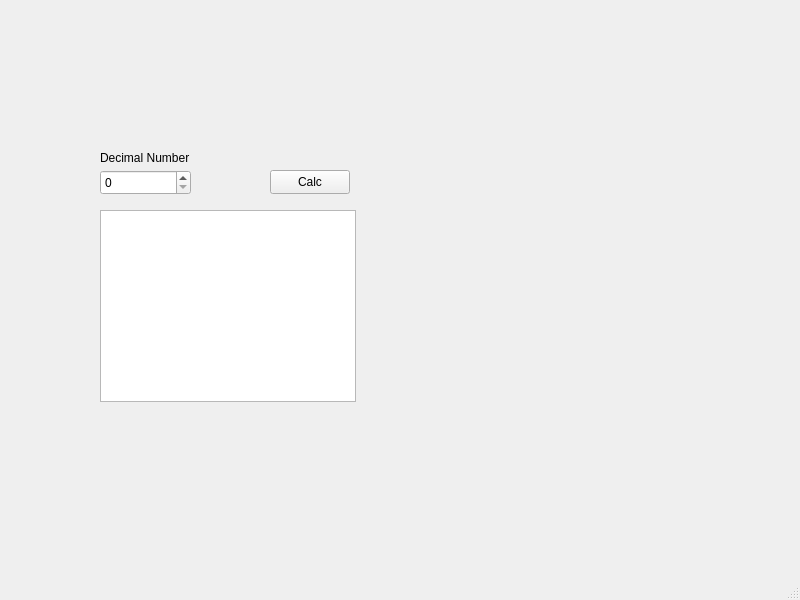
<?xml version="1.0" encoding="UTF-8"?>
<ui version="4.0">
 <class>MainWindow</class>
 <widget class="QMainWindow" name="MainWindow">
  <property name="geometry">
   <rect>
    <x>0</x>
    <y>0</y>
    <width>800</width>
    <height>600</height>
   </rect>
  </property>
  <property name="windowTitle">
   <string>MainWindow</string>
  </property>
  <widget class="QWidget" name="centralwidget">
   <widget class="QSpinBox" name="Deci">
    <property name="geometry">
     <rect>
      <x>100</x>
      <y>170</y>
      <width>91</width>
      <height>25</height>
     </rect>
    </property>
    <property name="maximum">
     <number>999999999</number>
    </property>
   </widget>
   <widget class="QTextBrowser" name="textBrowser">
    <property name="geometry">
     <rect>
      <x>100</x>
      <y>210</y>
      <width>256</width>
      <height>192</height>
     </rect>
    </property>
   </widget>
   <widget class="QLabel" name="label">
    <property name="geometry">
     <rect>
      <x>100</x>
      <y>150</y>
      <width>101</width>
      <height>16</height>
     </rect>
    </property>
    <property name="text">
     <string>Decimal Number</string>
    </property>
   </widget>
   <widget class="QPushButton" name="pushButton">
    <property name="geometry">
     <rect>
      <x>270</x>
      <y>170</y>
      <width>80</width>
      <height>24</height>
     </rect>
    </property>
    <property name="text">
     <string>Calc</string>
    </property>
   </widget>
  </widget>
  <widget class="QMenuBar" name="menubar">
   <property name="geometry">
    <rect>
     <x>0</x>
     <y>0</y>
     <width>800</width>
     <height>21</height>
    </rect>
   </property>
  </widget>
  <widget class="QStatusBar" name="statusbar"/>
 </widget>
 <resources/>
 <connections/>
</ui>
